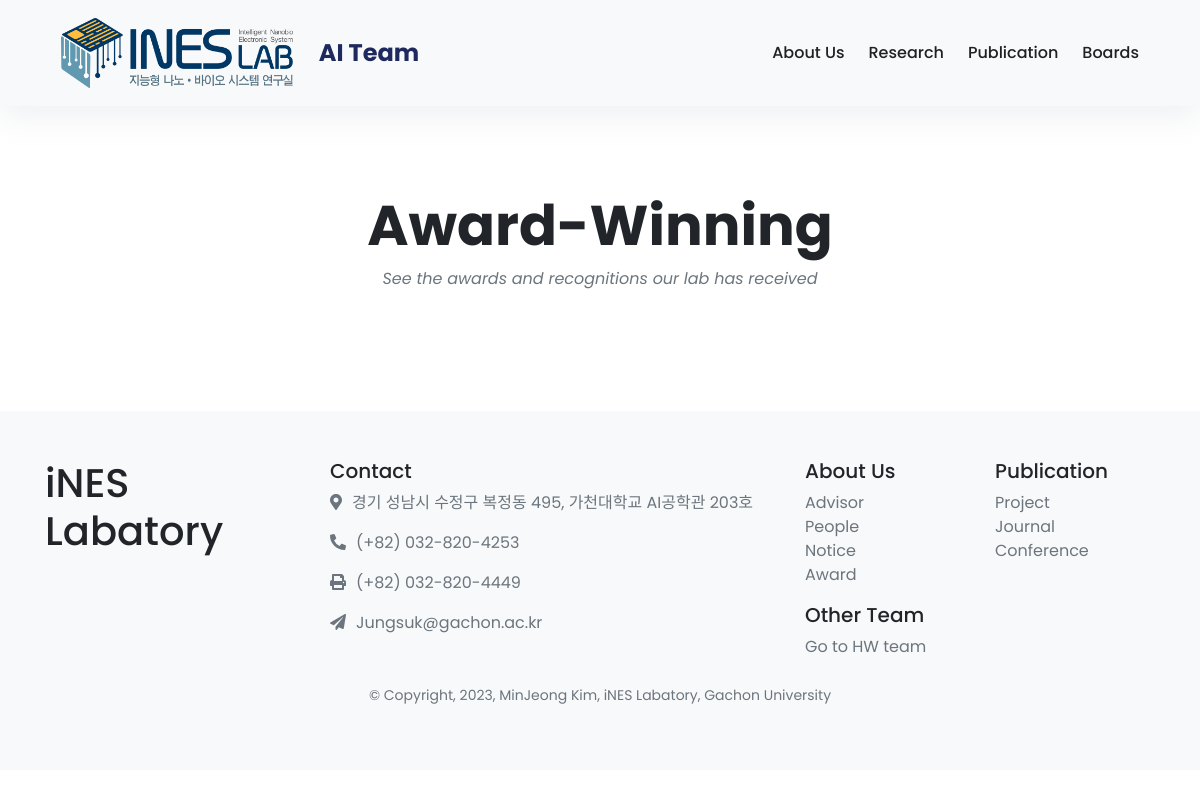
The app's page /ai/awards/, older data.
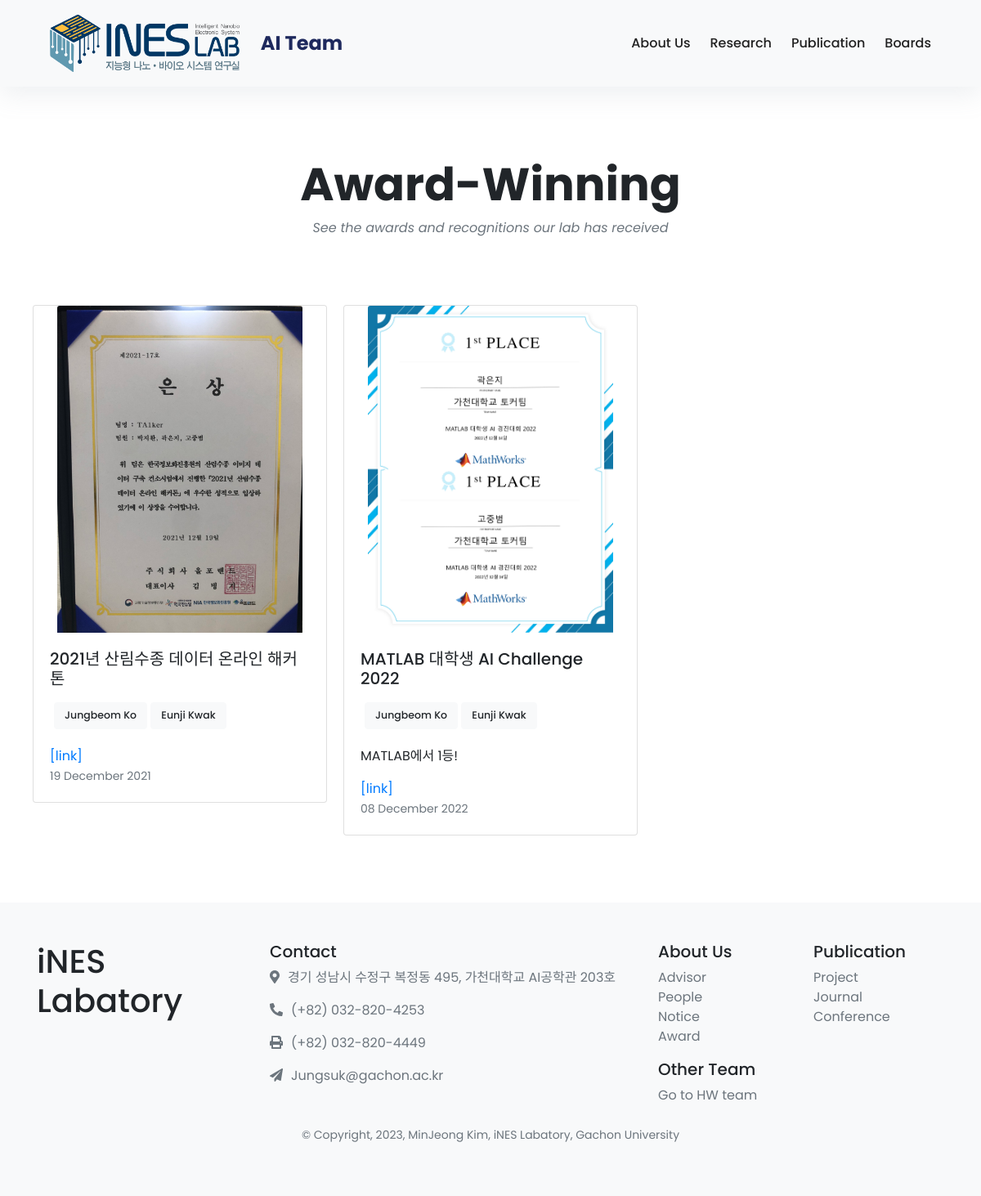
The same page, newer data.
### awards/models.py (models this page shows, shortened)
class Awards(models.Model):
    TEAM_CHOICES = (
        ('AI', 'AI Team'),
        ('HW', 'Hardware Team'),
    )
    team = models.CharField(max_length=2, choices=TEAM_CHOICES, default='HW')
    title = models.CharField(max_length=255, default="")
    award_dates = models.DateTimeField(default=datetime.datetime.now)
    contents = models.TextField(blank=True, null=True)
    photo = models.FileField(upload_to="upload/awards/%Y/%m/%d/", blank=True)
    award_link = models.URLField(blank=True, null=True)
    member = models.ManyToManyField(member_list)

### member/models.py (models this page shows, shortened)
class member_list(models.Model):
    DEGREE_CHOICES = [
        ('CA', 'Co-Advisor'),
        ('PR', 'Professor'),
        ('PD', 'Postdoc'),
        ('PHD', 'PhD'),
        ('MS', 'Master'),
        ('BS', 'Bachelor'),
    ]
    STATUS_CHOICES = [
        ('CU', 'Current'),
        ('AL', 'Alumni'),
    ]
    TEAM_CHOICES = (
        ('AI', 'AI Team'),
        ('HW', 'Hardware Team'),
        ('OT', 'Others'),
    )
    team = models.CharField(max_length=2, choices=TEAM_CHOICES, default='HW')
    name = models.CharField(max_length=20, default="Name")
    email = models.EmailField(max_length=254, default="@gachon.ac.kr")
    main_photo = models.FileField(upload_to="upload/%Y/%m/%d/", blank=True)
    hobby_photo = models.FileField(upload_to="upload/%Y/%m/%d/", blank=True)
    motto = models.CharField(max_length=50, default="No data")
    department = models.CharField(max_length=50, default = "Department of Biomedical Engineering")
    degree = models.CharField(max_length=50, choices=DEGREE_CHOICES, default='BS')
    status = models.CharField(max_length=2, choices=STATUS_CHOICES, default='CU')

### awards/views.py (the view)
# urls.py: path('awards/', awards_view.ai_award, name='ai_award'),
def ai_award(request):
    awards = Awards.objects.all().order_by('-award_dates')
    awards = Awards.objects.filter(team='AI')
    return render(request, 'labweb/award/ai_awards.html',
                  {
                      'award_list': awards
                  })

### templates/labweb/award/ai_awards.html (shortened to what this page needs)
{% extends 'labweb/base.html' %}
{% block content %}
  <div class="container py-5">
      <header class="text-center">
      <br><br><br><br><br><br>
      <h1 class="display-4 font-weight-bold">Award-Winning</h1>
      <p class="font-italic text-muted mb-0">See the awards and recognitions our lab has received</p>
      <br><br><br>
    </header>
    <div class="row">
      {% if award_list %}
          {%for award in award_list%}
          <div class="col-md-4 mb-4" style="padding: 10px; ">
            <div class="card">
              <a href="{{award.photo.url}}" class="mx-auto"><img src="{{award.photo.url}}" class="card-img-top" style="max-width: 300px;" alt="..."></a>
              <div class="card-body">
                <h5 class="card-title">{{award.title}}</h5>
                <div style="padding: 5px;">
                  {% for member in award.member.all %}
                  <button type="button" class="btn btn-light degree-button" style="font-size: 12.5px; font-weight:500;">
                    {{ member.name }}
                  </button>
                 {% endfor %}
               </div>
                <p class="card-text">{{award.contents}}</p>
                <a href="{{award.award_link}}" class="card-link">
                  [link]
                </a>
                <p class="card-text"><small class="text-muted">{{award.award_dates|date:"d F Y"}}</small></p>
              </div>
            </div>
          </div>
        {% endfor %}
      {% endif %}
    </div>
  </div>
{% endblock %}

Row changes from the older to the newer data that the page shows:
now on this page (row edited): Awards: photo (picture), title "2021년 산림수종 데이터 온라인 해커톤", award_dates "19 December 2021"
now on this page (row unchanged): member_list: name "Jungbeom Ko"
now on this page (row edited): member_list: name "Eunji Kwak"
now on this page (row edited): Awards: photo (picture), title "MATLAB 대학생 AI Challenge 2022", contents "MATLAB에서 1등!", award_dates "08 December 2022"
